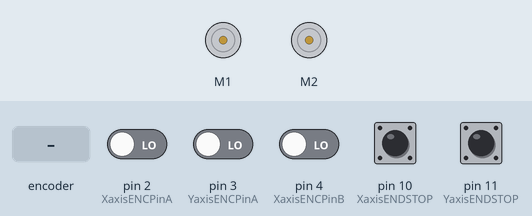
This sketch was run on a simulated Arduino Uno, built with avr-gcc and run on an emulated ATmega328P. Parts: 2 × DC motor (green arrow = forward, orange = backward, longer = faster). The test bench sets the inputs (shaded band); at power-on: pin 10 (XaxisENDSTOP), pin 11 (YaxisENDSTOP) HIGH, pin 2 (XaxisENCPinA), pin 3 (YaxisENCPinA), pin 4 (XaxisENCPinB) LOW. Random numbers use the default seed unless the sketch sets one; what the sketch prints to the serial monitor is not drawn.

Above: at 1.3 s.
1.4 s: rotary encoder on pin 2 (XaxisENCPinA) / pin 4 (XaxisENCPinB) turned 2 steps (second pin leading)
At 3.04 s:
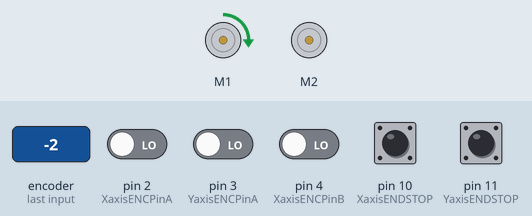
4.6 s: pin 10 (XaxisENDSTOP) pulled LOW for 0.15 s
At 4.6 s:
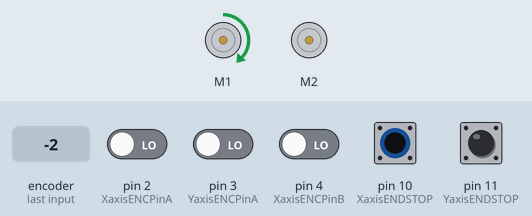
At 7.3 s:
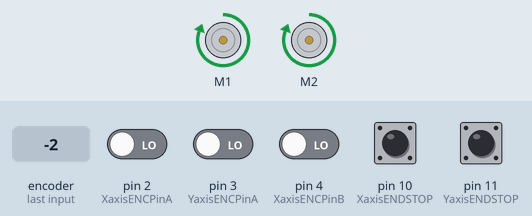
Timing chart, 0 to 8.8 s (numbered marks = the images above; inputs shaded):
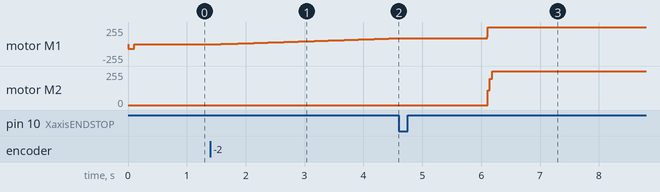

The sketch:

Linear_Encoder_Test.ino
```cpp
/***************************************************************************************
*  Lin_Enc_02.ino  05-12-2014   unix_guru at hotmail.com   @unix_guru on twitter
*  http:/ /arduino-pi.blogspot.com
*
*  This sketch allows you to run two salvaged printer carriages for X/Y axis using their
*  linear encoder strips for tracking.
*  This example uses the Arduino PID Library found at:
*  https://github.com/br3ttb/Arduino-PID-Library/archive/master.zip
*
*  Hardware Interrupt 0 on Digital pin2 is used to determine X-Axis position
*  Hardware Interrupt 1 on Digital pin3 is used to determine Y-Axis position
*  PinchangeInterrupt is used to identify the Zero Endstop for X and Y axis

*****************************************************************************************/

#include <Wire.h>
#include <Adafruit_MotorShield.h>
#include "utility/Adafruit_PWMServoDriver.h"
#include <PID_v1.h>
#include <PinChangeInt.h>


#define frontstop = 100            // Right most encoder boundary
#define backstop = 3600            // Left most encoder boundary


// Create the motor shield object with the default I2C address
Adafruit_MotorShield AFMS = Adafruit_MotorShield();

// Select which 'port' M1, M2, M3 or M4. In this case, M1
Adafruit_DCMotor *XaxisMotor = AFMS.getMotor(1);
Adafruit_DCMotor *YaxisMotor = AFMS.getMotor(2);


const int XaxisENCPinA = 2;        // X-AXIS  encoder 1 on pins 2 and 4
const int XaxisENCPinB = 4;
const int XaxisENDSTOP = 10;       // Endstop photointerrupter for X-Axis
volatile double XaxisENCPos = 0;

const int YaxisENCPinA = 3;        // Y-AXIS  encoder 2 on pins 3 and 5
const int YaxisENCPinB = 5;
const int YaxisENDSTOP = 11;       // Endstop photointerrupter for Y-Axis
volatile double YaxisENCPos = 0;


double XaxisSpd,  YaxisSpd;        // Carriage speed from 0-255
double XaxisPos, YaxisPos;         // Current Carriage position

/*working variables for PID routines*/
// Tuning parameters
float KpX=0,  KpY=0;              //Initial Proportional Gain
float KiX=10, KiY=10;             //Initial Integral Gain
float KdX=0,  KdY=0;              //Initial Differential Gain

double XaxisSetpoint, YaxisSetpoint;      // Taget position for carriage

// Instantiate X and Y axis PID controls
PID XaxisPID(&XaxisPos, &XaxisSpd, &XaxisSetpoint, KpX, KiX, KdX, DIRECT);
PID YaxisPID(&YaxisPos, &YaxisSpd, &YaxisSetpoint, KpY, KiY, KdY, DIRECT);
const int sampleRate = 1;

long int reportTime;

void setup() {
  Serial.begin(115200);
  Serial.println("Linear Encoder Test  05-12-2014");

  AFMS.begin();  // Set up Motors

  XaxisMotor->run(BACKWARD);                  // Bring carriage to home position.
  XaxisMotor->setSpeed(70);
  delay(100);                                 // Get endstop limiter working here
  XaxisMotor->run(FORWARD);                   // Bring carriage to home position.
  XaxisMotor->setSpeed(0);

  attachInterrupt(0, doXaxisENC, CHANGE);     // encoder pin on interrupt 0 (pin 2)
  attachInterrupt(1, doYaxisENC, CHANGE);     // encoder pin on interrupt 1 (pin 3)

  PCintPort::attachInterrupt(XaxisENDSTOP,doXaxisEndstop,FALLING); //X-axis Endstop ISR
  PCintPort::attachInterrupt(YaxisENDSTOP,doYaxisEndstop,FALLING); //Y-axis Endstop ISR

  randomSeed(analogRead(0));                  // Used to select random setpoints for testing

  XaxisPID.SetMode(AUTOMATIC);                //Turn on the PID loop
  XaxisPID.SetSampleTime(sampleRate);         //Sets the sample rate

  YaxisPID.SetMode(AUTOMATIC);                //Turn on the PID loop
  YaxisPID.SetSampleTime(sampleRate);         //Sets the sample rate

  reportTime = millis()+2000;
}

void loop() {
uint8_t oldSREG = SREG;                        // Store interrupt status register

  cli();
  XaxisPos = XaxisENCPos;
  YaxisPos = YaxisENCPos;
  SREG = oldSREG;                              // Restore interrupt status register


  // Temporary to create random X and Y axis setpoints for testing
  if(millis() > reportTime) {                    // Only validate this every 2 seconds
    if(XaxisPos == XaxisSetpoint && YaxisPos == YaxisSetpoint) {
      // If both X-axis and Y-axis have reached their target - get new targets
      XaxisSetpoint =  random(200,3500);         // Keep target within bounds of Endpoints
      YaxisSetpoint =  random(200,3500);         // Keep target within bounds of Endpoints
    }
    reportTime = millis()+2000;
  }


  // Manage X-axis positioning
  XaxisPID.Compute();                          //Run the PID loop
  if(XaxisSetpoint < XaxisPos) XaxisMotor->run(BACKWARD);  // Determine direction of travel
  else  XaxisMotor->run(FORWARD);
  XaxisMotor->setSpeed(XaxisSpd);              // Apply PID speed to motor


  // Manage Y-axis positioning
  YaxisPID.Compute();                          //Run the PID loop
  if(YaxisSetpoint < YaxisPos) YaxisMotor->run(BACKWARD);  // Determine direction of travel
  else  YaxisMotor->run(FORWARD);
  YaxisMotor->setSpeed(YaxisSpd);              // Apply PID speed to motor

}


/***************************************************************************************
The following code was taken from   http://forum.arduino.cc/index.php?topic=41615.20;wap2
to utilize the fast port based encoder logic.  Thank you Lefty!
please go there for a full explanation of how this works.  I have truncated the comments
here for brevity.

***************************************************************************************/

void doXaxisENC() {                                  // ************** X- AXIS ****************
    if (PIND & 0x04) {                              // test for a low-to-high interrupt on channel A,
        if ( !(PIND & 0x10)) {                      // check channel B for which way encoder turned,
           XaxisENCPos = ++XaxisENCPos;               // CW rotation
          }
        else {
           XaxisENCPos = --XaxisENCPos;               // CCW rotation
          }
    }
    else {                                          // it was a high-to-low interrupt on channel A
        if (PIND & 0x10) {                          // check channel B for which way encoder turned,
           XaxisENCPos = ++XaxisENCPos;               // CW rotation
           }
        else {
           XaxisENCPos = --XaxisENCPos;               // CCW rotation
        }
    }
}                                                   // End of interrupt code for encoder #1


void doYaxisENC(){                                  // ************** X- AXIS ****************
  if (PIND & 0x08) {                                // test for a low-to-high interrupt on channel A,
     if (!(PIND & 0x20)) {                          // check channel B for which way encoder turned,
      YaxisENCPos = ++YaxisENCPos;                  // CW rotation
     }
     else {
      YaxisENCPos = --YaxisENCPos;                  // CCW rotation
     }
  }
  else {                                            // it was a high-to-low interrupt on channel A
     if (PIND & 0x20) {                             // check channel B for which way encoder turned,
      YaxisENCPos = ++YaxisENCPos;                  // CW rotation
      }
     else {
      YaxisENCPos = --YaxisENCPos;                  // CCW rotation
     }
  }
}                                                   // End of interrupt code for encoder #2


void doXaxisEndstop() {
  XaxisENCPos=0;                                    // X-Axis Endstop indicates ZERO position
}

void doYaxisEndstop() {
  YaxisENCPos=0;                                    // Y-Axis Endstop indicates ZERO position
}
```

Measured:
- after the input at 4.6 s, motor M2: stopped → forward 255/255 after 1.5 s
